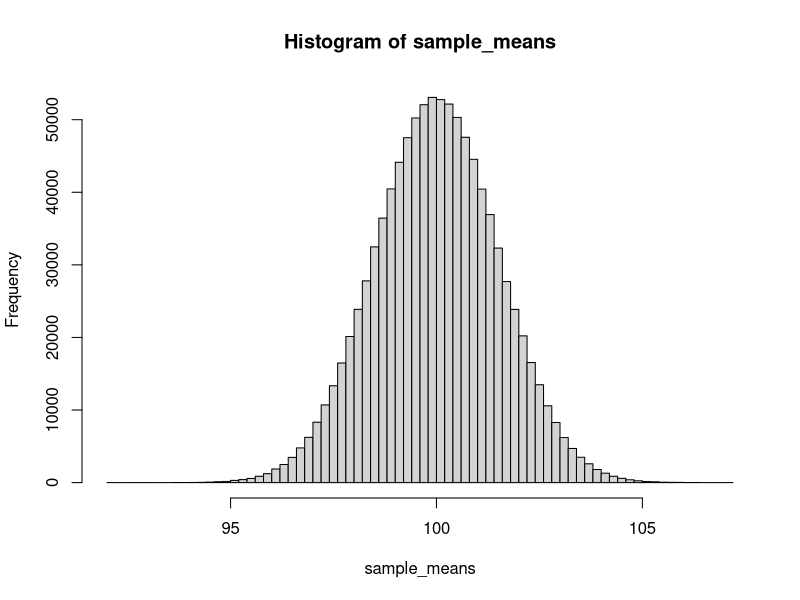
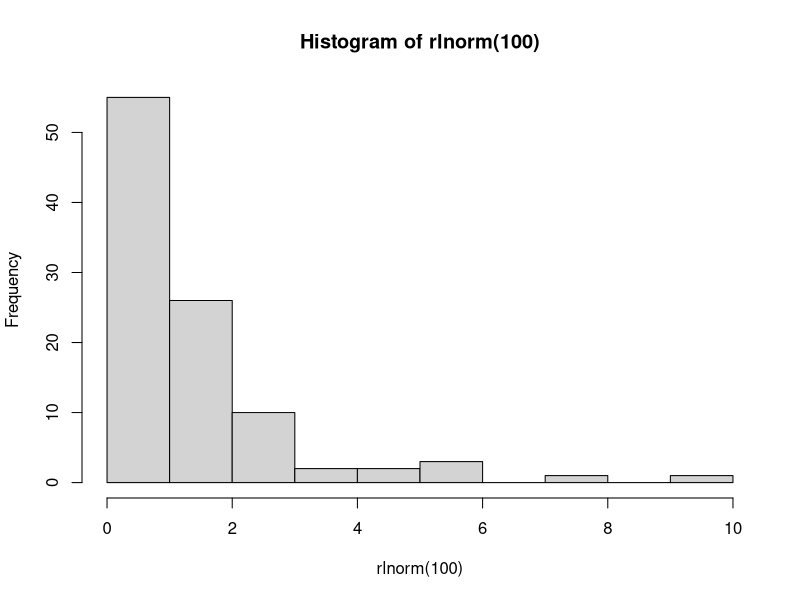
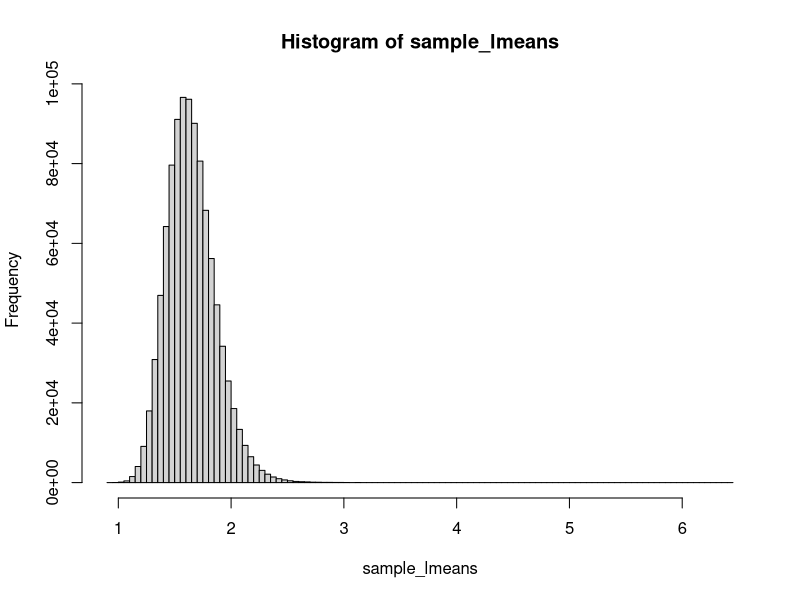

Generate these figures, in order, with R:
set.seed(42)
samp <- rnorm(100, mean = 100, sd = 15)
samp
mean(samp)
sd(samp)

sample_means <- replicate(1000000, mean(rnorm(100, mean = 100, sd = 15)))

hist(sample_means, breaks = 100)
mean(sample_means)
sd(sample_means)

sd(samp)/sqrt(length(samp))

hist(rlnorm(100))
sample_lmeans <- replicate(1000000, mean(rlnorm(100)))
hist(sample_lmeans, breaks = 100)

sem <- sd(samp)/sqrt(length(samp))

qnorm(.975)
mean(samp) - sem * qnorm(.975)
mean(samp) + sem * qnorm(.975)

samp
n = length(samp)
mu = 95
sigma = 15

z_emp <- (mean(samp) - mu)/(sigma/sqrt(n))
z_emp
(1 - pnorm(z_emp)) * 2
mean(samp)
